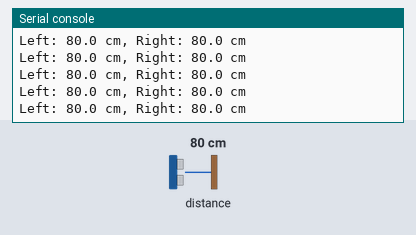
A program run on a simulated Raspberry Pi Pico running CircuitPython. Shown: the last lines printed to the serial console. The test bench sets the inputs (shaded band); at power-on: distance to the obstacle 80 cm.

Above: at 1.2 s.
1.3 s: distance to the obstacle set to 2 cm
At 1.34 s:
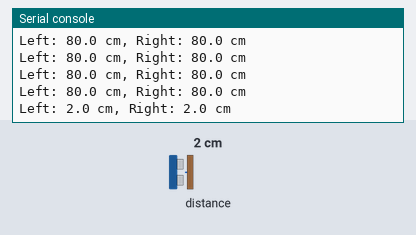
2.8 s: distance to the obstacle set to 4 cm
At 2.81 s:
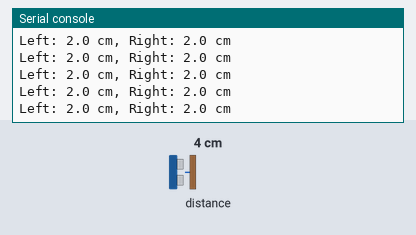
Timing chart, 0 to 5.8 s (numbered marks = the images above; inputs shaded):
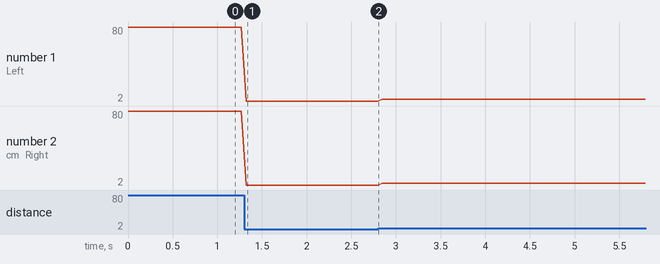

The program:

read_2_sensors.py
```python
import time
import board
import busio
import adafruit_vl53l1x

i2c0 = busio.I2C(sda=board.GP0, scl=board.GP1)
i2c1 = busio.I2C(sda=board.GP2, scl=board.GP3)

## If you accidentally pass the same bus twice, you'll get the same measurements
vl53_l = adafruit_vl53l1x.VL53L1X(i2c0)
vl53_r = adafruit_vl53l1x.VL53L1X(i2c1)


# we want it short range
vl53_l.distance_mode = 1
vl53_l.timing_budget = 100

vl53_r.distance_mode = 1
vl53_r.timing_budget = 100

vl53_l.start_ranging()
vl53_r.start_ranging()


while True:
    if vl53_l.data_ready and vl53_r.data_ready:
        print("Left: {} cm, Right: {} cm".format(vl53_l.distance, vl53_r.distance))
        vl53_l.clear_interrupt()
        vl53_r.clear_interrupt()
    time.sleep(0.05)
```

Measured:
- after the input at 1.3 s, the serial console: prints a new line at once (image 1)
- plotted number 1: 80 → 2 after the input at 1.3 s, 2 → 4 after the input at 2.8 s
- plotted number 2: 80 → 2 after the input at 1.3 s, 2 → 4 after the input at 2.8 s
